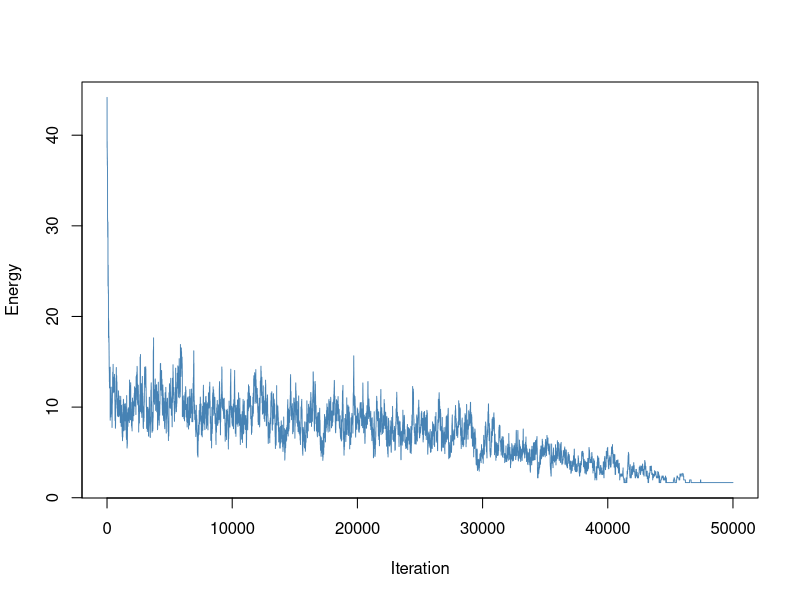

The R source for this figure: (Note: a time limit stopped this script after it produced the figure.)
##----------------------------------------------------------------------
## EVERYTHING YOU NEED TO CHANGE IS IN THIS SECTION OR THE FINAL SECTION

# Number of doctors available
ndoctors <- 10

# Number of nurses
nnurses <- 15

# Number of days in the schedule
ndays <- 7

# Number of staff present for each shift (must have same # of shifts)
# e.g., c(2, 3, 3) has three shifts with 2, 3, 3 people respectively
doctorstaffing <- c(2, 2, 2)
nursestaffing <- c(3, 3, 3)

# Penalties for violating each of six constraints
# Penalty 1: Each instance of three consecutive shifts (including overnight)
# Penalty 2: Each person who does not have two days off AT ALL
# Penalty 3: Each person who does not have two days off IN A ROW
# Penalty 4: Each instance of first shift following last shift on prev day
# Penalty 5: Each instance of working both weekend days (days 1, 2)
# Penalty 6: Weights for the stdev of nurses'/doctors' shifts in the schedule
#            (trying to make everyone work similar amounts)
penalties <- c(100, 100, 0.5, 5, 1, 2)

# Number of iterations (if too small, might not be able to explore enough)
niter <- 50000

# The cooling schedule: what should the temperature be at step i out of n
coolingschedule <- function(i,n)
{
  # If you want greedy optimization, just fix some low temperature
  #return(1e-3)
  
  # Linear cooling schedule from 1 down to 0
  return(1 - (i/(n+1)))
}

## END OF PARAMETER SECTION
##----------------------------------------------------------------------

# (Some things which are calculated automatically)
doctorindices <- c(1,cumsum(doctorstaffing)+1)
nurseindices <- c(1,cumsum(nursestaffing)+1)
nshifts <- length(doctorstaffing)

# Function to calculate the "energy" (total cost of violations)
get_energy <- function(doctorsunwrapped, nursesunwrapped, penalties)
{
  return(get_energy_sub(doctorsunwrapped,penalties)+
           get_energy_sub(nursesunwrapped,penalties))
}

# ...calculates the energy contribution from doctors & nurses separately
get_energy_sub <- function(subsched, penalties)
{
  energy <- 0
  
  # Array to keep track of total number of shifts worked by each worker
  totshift <- rep(0, dim(subsched)[1])
  
  # Go through the schedule worker by worker...
  for (i in 1:dim(subsched)[1])
  {
    # Count number of shifts for that worker
    totshift[i] <- sum(subsched[i,,])
    
    # Look at whether worker works the last shift on the last day
    lastshift <- subsched[i,ndays,nshifts]
    
    # Look at whether worker has the last day off
    prevoff <- all(subsched[i,ndays,] == FALSE)
    
    daysoff <- 0
    twoinarow <- 1
    
    # If worked the very last shift, did you work the shift before as well?
    #  (looking to capture three shifts in a row wrapping around week to week)
    if (lastshift == 1)
    {
      lastshift <- lastshift + subsched[i,ndays,nshifts-1]
    }
    
    # For each day in the schedule...
    for (j in 1:ndays)
    {
      # If you have the day off, count it;
      #  if the previous day was also off, satisfy "two days off in a row"
      if (all(subsched[i,j,] == FALSE))
      {
        daysoff <- daysoff + 1
        if (prevoff)
        {
          twoinarow <- 0
        }
        prevoff <- TRUE
      }
      else # specifically on the second day, if you worked today and yesterday,
      { # that's a penalty (treating first two days as the weekend)
        if (!prevoff && j == 2)
        {
          energy <- energy + penalties[5]
        }
        prevoff <- FALSE
      }
      # Now check for wraparound shift streaks and assess penalties
      if (subsched[i,j,1] == 1)
      {
        lastshift <- lastshift + 1
        if (lastshift > 1)
        {
          energy <- energy + penalties[4]
        }
        if (lastshift > 2)
        {
          energy <- energy + penalties[1]
        }
      }
      else
      {
        lastshift <- 0
      }
      # Once that is done, move through the remaining shifts, assessing penalties
      for (k in 2:nshifts)
      {
        if (subsched[i,j,k] == 1)
        {
          lastshift <- lastshift + 1
          if (lastshift > 2)
          {
            energy <- energy + penalties[1]
          }
        }
        else
        {
          lastshift <- 0
        }
      }
    }
    # After finishing the week, assess penalties related to days off
    energy <- energy + twoinarow * penalties[3] + (daysoff < 2) * penalties[2]
  }
  
  # Penalize energy according to standard deviation among shifts
  energy <- energy + penalties[6] * sd(totshift)
  return(energy)
}

# Initial point: put people into the schedule in numerical order each day
totalspots <- ndays * sum(doctorstaffing)
initialloop <- rep(1:ndoctors, ceiling(totalspots/ndoctors))
doctorschedule <- matrix(initialloop[1:totalspots], nrow = sum(doctorstaffing), ncol = ndays)
totalspots <- ndays * sum(nursestaffing)
initialloop <- rep(1:nnurses, ceiling(totalspots/nnurses))
nurseschedule <- matrix(initialloop[1:totalspots], nrow = sum(nursestaffing), ncol = ndays)

# Fill in the "unwrapped" schedules (separate schedule for each worker)
doctorsunwrapped <- array(0, c(ndoctors,ndays,nshifts))
for (i in 1:ndays)
{
  for (j in 1:nshifts)
  {
    for (k in doctorindices[j]:(doctorindices[j+1]-1))
    {
      doctorsunwrapped[doctorschedule[k,i],i,j] <- 1
    }
  }
}

nursesunwrapped <- array(0, c(nnurses,ndays,nshifts))
for (i in 1:ndays)
{
  for (j in 1:nshifts)
  {
    for (k in nurseindices[j]:(nurseindices[j+1]-1))
    {
      nursesunwrapped[nurseschedule[k,i],i,j] <- 1
    }
  }
}

# Starting energy...
energy <- rep(0,niter)
energy[1] <- get_energy(doctorsunwrapped, nursesunwrapped, penalties)

# Now run the Gibbs sampler.
for (i in 2:niter)
{
  # Current temperature (from our cooling schedule)
  temperature <- coolingschedule(i,niter)
  
  # Flip a coin to switch either a doctor or a nurse shift.
  if (runif(1) < 0.5)
  {
    # Choose a random shift
    prop <- doctorschedule
    posx <- sample(1:sum(doctorstaffing),1)
    posy <- sample(1:ndays,1)
    
    # Calculate which workers are available to swap into that shift and pick one
    available <- 1:ndoctors
    myblock <- min(which(doctorindices>posx))-1
    for (j in doctorindices[myblock]:(doctorindices[myblock+1]-1))
    {
      if (j != posx)
      {
        available <- setdiff(available, doctorschedule[j,posy])
      }
    }
    prop[posx,posy] <- sample(available,1)
    propunwrapped <- doctorsunwrapped
    propunwrapped[doctorschedule[posx,posy],posy,myblock] <- 0
    propunwrapped[prop[posx,posy],posy,myblock] <- 1
    
    # Calculate energy of new configuration
    new_energy <- get_energy(propunwrapped, nursesunwrapped, penalties)
    
    # With the appropriate probability, update state/energy
    if(runif(1) < exp((energy[i-1]-new_energy)/temperature))
    {
      energy[i] <- new_energy
      doctorschedule <- prop
      doctorsunwrapped <- propunwrapped
    }
    else # otherwise, leave things as they stand.
    {
      energy[i] <- energy[i-1]
    }
  }
  else # same as above, but if you are swapping a nurse
  {
    prop <- nurseschedule
    posx <- sample(1:sum(nursestaffing),1)
    posy <- sample(1:ndays,1)
    available <- 1:nnurses
    myblock <- min(which(nurseindices>posx))-1
    for (j in nurseindices[myblock]:(nurseindices[myblock+1]-1))
    {
      if (j != posx)
      {
        available <- setdiff(available, nurseschedule[j,posy])
      }
    }
    prop[posx,posy] <- sample(available,1)
    
    propunwrapped <- nursesunwrapped
    propunwrapped[nurseschedule[posx,posy],posy,myblock] <- 0
    propunwrapped[prop[posx,posy],posy,myblock] <- 1
    
    new_energy <- get_energy(doctorsunwrapped, propunwrapped, penalties)
    
    if(runif(1) < exp((energy[i-1]-new_energy)/temperature))
    {
      energy[i] <- new_energy
      nurseschedule <- prop
      nursesunwrapped <- propunwrapped
    }
    else
    {
      energy[i] <- energy[i-1]
    }
  }
}

##----------------------------------------------------------------------
## EVERYTHING YOU NEED TO CHANGE IS IN THIS SECTION OR THE FIRST SECTION

# Various things you might want to look at:

# Plotting the energy over time
plot(energy, type="l", col="#4682B4", lwd=0.9, xlab="Iteration", ylab="Energy")

# What was the lowest energy? (Is this necessarily the energy of the final state?)
min(energy)

# Check out our final schedule.
#  The columns are days. If there are three shifts of 2 workers,
#  the first 2 rows are shift 1, the next 2 rows are shift 2, etc.
#  Numbers in table correspond to workers. 1, 2, 3, ...
print(doctorschedule)
print(nurseschedule)

# If you want to look at an individual person's schedule,
#  check the "unwrapped" matrices. For example,
#  the shift schedule for doctor 3 is below; rows are days,
#  columns are shifts, 1 = working, 0 not working
print(doctorsunwrapped[3,,])

## END OF FINAL SECTION
##----------------------------------------------------------------------

# Greedy
##----------------------------------------------------------------------
## EVERYTHING YOU NEED TO CHANGE IS IN THIS SECTION OR THE FINAL SECTION

# Number of doctors available
ndoctors <- 10

# Number of nurses
nnurses <- 15

# Number of days in the schedule
ndays <- 7

# Number of staff present for each shift (must have same # of shifts)
# e.g., c(2, 3, 3) has three shifts with 2, 3, 3 people respectively
doctorstaffing <- c(2, 2, 2)
nursestaffing <- c(3, 3, 3)

# Penalties for violating each of six constraints
# Penalty 1: Each instance of three consecutive shifts (including overnight)
# Penalty 2: Each person who does not have two days off AT ALL
# Penalty 3: Each person who does not have two days off IN A ROW
# Penalty 4: Each instance of first shift following last shift on prev day
# Penalty 5: Each instance of working both weekend days (days 1, 2)
# Penalty 6: Weights for the stdev of nurses'/doctors' shifts in the schedule
#            (trying to make everyone work similar amounts)
penalties <- c(100, 100, 0.5, 5, 1, 2)

# Number of iterations (if too small, might not be able to explore enough)
niter <- 50000

# The cooling schedule: what should the temperature be at step i out of n
coolingschedule <- function(i,n)
{
  # If you want greedy optimization, just fix some low temperature
  return(1e-3)
}

## END OF PARAMETER SECTION
##----------------------------------------------------------------------

# (Some things which are calculated automatically)
doctorindices <- c(1,cumsum(doctorstaffing)+1)
nurseindices <- c(1,cumsum(nursestaffing)+1)
nshifts <- length(doctorstaffing)

# Function to calculate the "energy" (total cost of violations)
get_energy <- function(doctorsunwrapped, nursesunwrapped, penalties)
{
  return(get_energy_sub(doctorsunwrapped,penalties)+
           get_energy_sub(nursesunwrapped,penalties))
}

# ...calculates the energy contribution from doctors & nurses separately
get_energy_sub <- function(subsched, penalties)
{
  energy <- 0
  
  # Array to keep track of total number of shifts worked by each worker
  totshift <- rep(0, dim(subsched)[1])
  
  # Go through the schedule worker by worker...
  for (i in 1:dim(subsched)[1])
  {
    # Count number of shifts for that worker
    totshift[i] <- sum(subsched[i,,])
    
    # Look at whether worker works the last shift on the last day
    lastshift <- subsched[i,ndays,nshifts]
    
    # Look at whether worker has the last day off
    prevoff <- all(subsched[i,ndays,] == FALSE)
    
    daysoff <- 0
    twoinarow <- 1
    
    # If worked the very last shift, did you work the shift before as well?
    #  (looking to capture three shifts in a row wrapping around week to week)
    if (lastshift == 1)
    {
      lastshift <- lastshift + subsched[i,ndays,nshifts-1]
    }
    
    # For each day in the schedule...
    for (j in 1:ndays)
    {
      # If you have the day off, count it;
      #  if the previous day was also off, satisfy "two days off in a row"
      if (all(subsched[i,j,] == FALSE))
      {
        daysoff <- daysoff + 1
        if (prevoff)
        {
          twoinarow <- 0
        }
        prevoff <- TRUE
      }
      else # specifically on the second day, if you worked today and yesterday,
      { # that's a penalty (treating first two days as the weekend)
        if (!prevoff && j == 2)
        {
          energy <- energy + penalties[5]
        }
        prevoff <- FALSE
      }
      # Now check for wraparound shift streaks and assess penalties
      if (subsched[i,j,1] == 1)
      {
        lastshift <- lastshift + 1
        if (lastshift > 1)
        {
          energy <- energy + penalties[4]
        }
        if (lastshift > 2)
        {
          energy <- energy + penalties[1]
        }
      }
      else
      {
        lastshift <- 0
      }
      # Once that is done, move through the remaining shifts, assessing penalties
      for (k in 2:nshifts)
      {
        if (subsched[i,j,k] == 1)
        {
          lastshift <- lastshift + 1
          if (lastshift > 2)
          {
            energy <- energy + penalties[1]
          }
        }
        else
        {
          lastshift <- 0
        }
      }
    }
    # After finishing the week, assess penalties related to days off
    energy <- energy + twoinarow * penalties[3] + (daysoff < 2) * penalties[2]
  }
  
  # Penalize energy according to standard deviation among shifts
  energy <- energy + penalties[6] * sd(totshift)
  return(energy)
}

# Initial point: put people into the schedule in numerical order each day
totalspots <- ndays * sum(doctorstaffing)
initialloop <- rep(1:ndoctors, ceiling(totalspots/ndoctors))
doctorschedule <- matrix(initialloop[1:totalspots], nrow = sum(doctorstaffing), ncol = ndays)
totalspots <- ndays * sum(nursestaffing)
initialloop <- rep(1:nnurses, ceiling(totalspots/nnurses))
nurseschedule <- matrix(initialloop[1:totalspots], nrow = sum(nursestaffing), ncol = ndays)

# Fill in the "unwrapped" schedules (separate schedule for each worker)
doctorsunwrapped <- array(0, c(ndoctors,ndays,nshifts))
for (i in 1:ndays)
{
  for (j in 1:nshifts)
  {
    for (k in doctorindices[j]:(doctorindices[j+1]-1))
    {
      doctorsunwrapped[doctorschedule[k,i],i,j] <- 1
    }
  }
}

nursesunwrapped <- array(0, c(nnurses,ndays,nshifts))
for (i in 1:ndays)
{
  for (j in 1:nshifts)
  {
    for (k in nurseindices[j]:(nurseindices[j+1]-1))
    {
      nursesunwrapped[nurseschedule[k,i],i,j] <- 1
    }
  }
}

# Starting energy...
energy <- rep(0,niter)
energy[1] <- get_energy(doctorsunwrapped, nursesunwrapped, penalties)

# Now run the Gibbs sampler.
for (i in 2:niter)
{
  # Current temperature (from our cooling schedule)
  temperature <- coolingschedule(i,niter)
  
  # Flip a coin to switch either a doctor or a nurse shift.
  if (runif(1) < 0.5)
  {
    # Choose a random shift
    prop <- doctorschedule
    posx <- sample(1:sum(doctorstaffing),1)
    posy <- sample(1:ndays,1)
    
    # Calculate which workers are available to swap into that shift and pick one
    available <- 1:ndoctors
    myblock <- min(which(doctorindices>posx))-1
    for (j in doctorindices[myblock]:(doctorindices[myblock+1]-1))
    {
      if (j != posx)
      {
        available <- setdiff(available, doctorschedule[j,posy])
      }
    }
    prop[posx,posy] <- sample(available,1)
    propunwrapped <- doctorsunwrapped
    propunwrapped[doctorschedule[posx,posy],posy,myblock] <- 0
    propunwrapped[prop[posx,posy],posy,myblock] <- 1
    
    # Calculate energy of new configuration
    new_energy <- get_energy(propunwrapped, nursesunwrapped, penalties)
    
    # With the appropriate probability, update state/energy
    if(runif(1) < exp((energy[i-1]-new_energy)/temperature))
    {
      energy[i] <- new_energy
      doctorschedule <- prop
      doctorsunwrapped <- propunwrapped
    }
    else # otherwise, leave things as they stand.
    {
      energy[i] <- energy[i-1]
    }
  }
  else # same as above, but if you are swapping a nurse
  {
    prop <- nurseschedule
    posx <- sample(1:sum(nursestaffing),1)
    posy <- sample(1:ndays,1)
    available <- 1:nnurses
    myblock <- min(which(nurseindices>posx))-1
    for (j in nurseindices[myblock]:(nurseindices[myblock+1]-1))
    {
      if (j != posx)
      {
        available <- setdiff(available, nurseschedule[j,posy])
      }
    }
    prop[posx,posy] <- sample(available,1)
    
    propunwrapped <- nursesunwrapped
    propunwrapped[nurseschedule[posx,posy],posy,myblock] <- 0
    propunwrapped[prop[posx,posy],posy,myblock] <- 1
    
    new_energy <- get_energy(doctorsunwrapped, propunwrapped, penalties)
    
    if(runif(1) < exp((energy[i-1]-new_energy)/temperature))
    {
      energy[i] <- new_energy
      nurseschedule <- prop
      nursesunwrapped <- propunwrapped
    }
    else
    {
      energy[i] <- energy[i-1]
    }
  }
}

##----------------------------------------------------------------------
## EVERYTHING YOU NEED TO CHANGE IS IN THIS SECTION OR THE FIRST SECTION

# Various things you might want to look at:
# Plotting the energy over time
lines(energy, type = "l", col = "#FFA500", lwd = 0.9, xlab = "Iteration", ylab = "Energy")

# What was the lowest energy? (Is this necessarily the energy of the final state?)
min(energy)

# Check out our final schedule.
#  The columns are days. If there are three shifts of 2 workers,
#  the first 2 rows are shift 1, the next 2 rows are shift 2, etc.
#  Numbers in table correspond to workers. 1, 2, 3, ...
print(doctorschedule)
print(nurseschedule)

# If you want to look at an individual person's schedule,
#  check the "unwrapped" matrices. For example,
#  the shift schedule for doctor 3 is below; rows are days,
#  columns are shifts, 1 = working, 0 not working
print(doctorsunwrapped[3,,])

## END OF FINAL SECTION
##----------------------------------------------------------------------


#Log

##----------------------------------------------------------------------
## EVERYTHING YOU NEED TO CHANGE IS IN THIS SECTION OR THE FINAL SECTION

# Number of doctors available
ndoctors <- 10

# Number of nurses
nnurses <- 15

# Number of days in the schedule
ndays <- 7

# Number of staff present for each shift (must have same # of shifts)
# e.g., c(2, 3, 3) has three shifts with 2, 3, 3 people respectively
doctorstaffing <- c(2, 2, 2)
nursestaffing <- c(3, 3, 3)

# Penalties for violating each of six constraints
# Penalty 1: Each instance of three consecutive shifts (including overnight)
# Penalty 2: Each person who does not have two days off AT ALL
# Penalty 3: Each person who does not have two days off IN A ROW
# Penalty 4: Each instance of first shift following last shift on prev day
# Penalty 5: Each instance of working both weekend days (days 1, 2)
# Penalty 6: Weights for the stdev of nurses'/doctors' shifts in the schedule
#            (trying to make everyone work similar amounts)
penalties <- c(100, 100, 0.5, 5, 1, 2)

# Number of iterations (if too small, might not be able to explore enough)
niter <- 50000

# The cooling schedule: what should the temperature be at step i out of n
coolingschedule <- function(i,n)
{
  # Log cooling schedule
  return(0.02/log(1+(i+1)/n))
}

## END OF PARAMETER SECTION
##----------------------------------------------------------------------

# (Some things which are calculated automatically)
doctorindices <- c(1,cumsum(doctorstaffing)+1)
nurseindices <- c(1,cumsum(nursestaffing)+1)
nshifts <- length(doctorstaffing)

# Function to calculate the "energy" (total cost of violations)
get_energy <- function(doctorsunwrapped, nursesunwrapped, penalties)
{
  return(get_energy_sub(doctorsunwrapped,penalties)+
           get_energy_sub(nursesunwrapped,penalties))
}

# ...calculates the energy contribution from doctors & nurses separately
get_energy_sub <- function(subsched, penalties)
{
  energy <- 0
  
  # Array to keep track of total number of shifts worked by each worker
  totshift <- rep(0, dim(subsched)[1])
  
  # Go through the schedule worker by worker...
  for (i in 1:dim(subsched)[1])
  {
    # Count number of shifts for that worker
    totshift[i] <- sum(subsched[i,,])
    
    # Look at whether worker works the last shift on the last day
    lastshift <- subsched[i,ndays,nshifts]
    
    # Look at whether worker has the last day off
    prevoff <- all(subsched[i,ndays,] == FALSE)
    
    daysoff <- 0
    twoinarow <- 1
    
    # If worked the very last shift, did you work the shift before as well?
    #  (looking to capture three shifts in a row wrapping around week to week)
    if (lastshift == 1)
    {
      lastshift <- lastshift + subsched[i,ndays,nshifts-1]
    }
    
    # For each day in the schedule...
    for (j in 1:ndays)
    {
      # If you have the day off, count it;
      #  if the previous day was also off, satisfy "two days off in a row"
      if (all(subsched[i,j,] == FALSE))
      {
        daysoff <- daysoff + 1
        if (prevoff)
        {
          twoinarow <- 0
        }
        prevoff <- TRUE
      }
      else # specifically on the second day, if you worked today and yesterday,
      { # that's a penalty (treating first two days as the weekend)
        if (!prevoff && j == 2)
        {
          energy <- energy + penalties[5]
        }
        prevoff <- FALSE
      }
      # Now check for wraparound shift streaks and assess penalties
      if (subsched[i,j,1] == 1)
      {
        lastshift <- lastshift + 1
        if (lastshift > 1)
        {
          energy <- energy + penalties[4]
        }
        if (lastshift > 2)
        {
          energy <- energy + penalties[1]
        }
      }
      else
      {
        lastshift <- 0
      }
      # Once that is done, move through the remaining shifts, assessing penalties
      for (k in 2:nshifts)
      {
        if (subsched[i,j,k] == 1)
        {
          lastshift <- lastshift + 1
          if (lastshift > 2)
          {
            energy <- energy + penalties[1]
          }
        }
        else
        {
          lastshift <- 0
        }
      }
    }
    # After finishing the week, assess penalties related to days off
    energy <- energy + twoinarow * penalties[3] + (daysoff < 2) * penalties[2]
  }
  
  # Penalize energy according to standard deviation among shifts
  energy <- energy + penalties[6] * sd(totshift)
  return(energy)
}

# Initial point: put people into the schedule in numerical order each day
totalspots <- ndays * sum(doctorstaffing)
initialloop <- rep(1:ndoctors, ceiling(totalspots/ndoctors))
doctorschedule <- matrix(initialloop[1:totalspots], nrow = sum(doctorstaffing), ncol = ndays)
totalspots <- ndays * sum(nursestaffing)
initialloop <- rep(1:nnurses, ceiling(totalspots/nnurses))
nurseschedule <- matrix(initialloop[1:totalspots], nrow = sum(nursestaffing), ncol = ndays)

# Fill in the "unwrapped" schedules (separate schedule for each worker)
doctorsunwrapped <- array(0, c(ndoctors,ndays,nshifts))
for (i in 1:ndays)
{
  for (j in 1:nshifts)
  {
    for (k in doctorindices[j]:(doctorindices[j+1]-1))
    {
      doctorsunwrapped[doctorschedule[k,i],i,j] <- 1
    }
  }
}

nursesunwrapped <- array(0, c(nnurses,ndays,nshifts))
for (i in 1:ndays)
{
  for (j in 1:nshifts)
  {
    for (k in nurseindices[j]:(nurseindices[j+1]-1))
    {
      nursesunwrapped[nurseschedule[k,i],i,j] <- 1
    }
  }
}

# Starting energy...
energy <- rep(0,niter)
energy[1] <- get_energy(doctorsunwrapped, nursesunwrapped, penalties)

# Now run the Gibbs sampler.
for (i in 2:niter)
{
  # Current temperature (from our cooling schedule)
  temperature <- coolingschedule(i,niter)
  
  # Flip a coin to switch either a doctor or a nurse shift.
  if (runif(1) < 0.5)
  {
    # Choose a random shift
    prop <- doctorschedule
    posx <- sample(1:sum(doctorstaffing),1)
    posy <- sample(1:ndays,1)
    
    # Calculate which workers are available to swap into that shift and pick one
    available <- 1:ndoctors
    myblock <- min(which(doctorindices>posx))-1
    for (j in doctorindices[myblock]:(doctorindices[myblock+1]-1))
    {
      if (j != posx)
      {
        available <- setdiff(available, doctorschedule[j,posy])
      }
    }
    prop[posx,posy] <- sample(available,1)
    propunwrapped <- doctorsunwrapped
    propunwrapped[doctorschedule[posx,posy],posy,myblock] <- 0
    propunwrapped[prop[posx,posy],posy,myblock] <- 1
    
    # Calculate energy of new configuration
    new_energy <- get_energy(propunwrapped, nursesunwrapped, penalties)
    
    # With the appropriate probability, update state/energy
    if(runif(1) < exp((energy[i-1]-new_energy)/temperature))
    {
      energy[i] <- new_energy
      doctorschedule <- prop
      doctorsunwrapped <- propunwrapped
    }
    else # otherwise, leave things as they stand.
    {
      energy[i] <- energy[i-1]
    }
  }
  else # same as above, but if you are swapping a nurse
  {
    prop <- nurseschedule
    posx <- sample(1:sum(nursestaffing),1)
    posy <- sample(1:ndays,1)
    available <- 1:nnurses
    myblock <- min(which(nurseindices>posx))-1
    for (j in nurseindices[myblock]:(nurseindices[myblock+1]-1))
    {
      if (j != posx)
      {
        available <- setdiff(available, nurseschedule[j,posy])
      }
    }
    prop[posx,posy] <- sample(available,1)
    
    propunwrapped <- nursesunwrapped
    propunwrapped[nurseschedule[posx,posy],posy,myblock] <- 0
    propunwrapped[prop[posx,posy],posy,myblock] <- 1
    
    new_energy <- get_energy(doctorsunwrapped, propunwrapped, penalties)
    
    if(runif(1) < exp((energy[i-1]-new_energy)/temperature))
    {
      energy[i] <- new_energy
      nurseschedule <- prop
      nursesunwrapped <- propunwrapped
    }
    else
    {
      energy[i] <- energy[i-1]
    }
  }
}

##----------------------------------------------------------------------
## EVERYTHING YOU NEED TO CHANGE IS IN THIS SECTION OR THE FIRST SECTION

# Various things you might want to look at:

# Plotting the energy over time
# Add the second line with a red dashed line
lines(energy, type="l", col="#006400", lwd=0.9, lty=1)  #

# What was the lowest energy? (Is this necessarily the energy of the final state?)
min(energy)

# Check out our final schedule.
#  The columns are days. If there are three shifts of 2 workers,
#  the first 2 rows are shift 1, the next 2 rows are shift 2, etc.
#  Numbers in table correspond to workers. 1, 2, 3, ...
print(doctorschedule)
print(nurseschedule)

# If you want to look at an individual person's schedule,
#  check the "unwrapped" matrices. For example,
#  the shift schedule for doctor 3 is below; rows are days,
#  columns are shifts, 1 = working, 0 not working
print(doctorsunwrapped[3,,])

## END OF FINAL SECTION
##----------------------------------------------------------------------


# Exponential
##----------------------------------------------------------------------
## EVERYTHING YOU NEED TO CHANGE IS IN THIS SECTION OR THE FINAL SECTION

# Number of doctors available
ndoctors <- 7

# Number of nurses
nnurses <- 10

# Number of days in the schedule
ndays <- 7

# Number of staff present for each shift (must have same # of shifts)
# e.g., c(2, 3, 3) has three shifts with 2, 3, 3 people respectively
doctorstaffing <- c(2, 2, 2)
nursestaffing <- c(3, 3, 3)

# Penalties for violating each of six constraints
penalties <- c(100, 100, 0.5, 5, 1, 2)

# Number of iterations
niter <- 50000

# Exponential cooling schedule
coolingschedule <- function(i, n) {
  T0 <- 1 # Initial temperature
  alpha <- 5 / n # Decay rate (adjust this as needed for your application)
  return(T0 * exp(-alpha * i))
}

## END OF PARAMETER SECTION
##----------------------------------------------------------------------

# Calculate indices for doctors and nurses
doctorindices <- c(1, cumsum(doctorstaffing) + 1)
nurseindices <- c(1, cumsum(nursestaffing) + 1)
nshifts <- length(doctorstaffing)

# Function to calculate the "energy" (total cost of violations)
get_energy <- function(doctorsunwrapped, nursesunwrapped, penalties) {
  return(get_energy_sub(doctorsunwrapped, penalties) +
           get_energy_sub(nursesunwrapped, penalties))
}

# Energy calculation for doctors and nurses
get_energy_sub <- function(subsched, penalties) {
  energy <- 0
  totshift <- rep(0, dim(subsched)[1])
  for (i in 1:dim(subsched)[1]) {
    totshift[i] <- sum(subsched[i, , ])
    lastshift <- subsched[i, ndays, nshifts]
    prevoff <- all(subsched[i, ndays, ] == FALSE)
    daysoff <- 0
    twoinarow <- 1
    if (lastshift == 1) {
      lastshift <- lastshift + subsched[i, ndays, nshifts - 1]
    }
    for (j in 1:ndays) {
      if (all(subsched[i, j, ] == FALSE)) {
        daysoff <- daysoff + 1
        if (prevoff) {
          twoinarow <- 0
        }
        prevoff <- TRUE
      } else {
        if (!prevoff && j == 2) {
          energy <- energy + penalties[5]
        }
        prevoff <- FALSE
      }
      if (subsched[i, j, 1] == 1) {
        lastshift <- lastshift + 1
        if (lastshift > 1) {
          energy <- energy + penalties[4]
        }
        if (lastshift > 2) {
          energy <- energy + penalties[1]
        }
      } else {
        lastshift <- 0
      }
      for (k in 2:nshifts) {
        if (subsched[i, j, k] == 1) {
          lastshift <- lastshift + 1
          if (lastshift > 2) {
            energy <- energy + penalties[1]
          }
        } else {
          lastshift <- 0
        }
      }
    }
    energy <- energy + twoinarow * penalties[3] + (daysoff < 2) * penalties[2]
  }
  energy <- energy + penalties[6] * sd(totshift)
  return(energy)
}

# Initial schedules
totalspots <- ndays * sum(doctorstaffing)
initialloop <- rep(1:ndoctors, ceiling(totalspots / ndoctors))
doctorschedule <- matrix(initialloop[1:totalspots], nrow = sum(doctorstaffing), ncol = ndays)
totalspots <- ndays * sum(nursestaffing)
initialloop <- rep(1:nnurses, ceiling(totalspots / nnurses))
nurseschedule <- matrix(initialloop[1:totalspots], nrow = sum(nursestaffing), ncol = ndays)

# Unwrapped schedules for each worker
doctorsunwrapped <- array(0, c(ndoctors, ndays, nshifts))
for (i in 1:ndays) {
  for (j in 1:nshifts) {
    for (k in doctorindices[j]:(doctorindices[j + 1] - 1)) {
      doctorsunwrapped[doctorschedule[k, i], i, j] <- 1
    }
  }
}

nursesunwrapped <- array(0, c(nnurses, ndays, nshifts))
for (i in 1:ndays) {
  for (j in 1:nshifts) {
    for (k in nurseindices[j]:(nurseindices[j + 1] - 1)) {
      nursesunwrapped[nurseschedule[k, i], i, j] <- 1
    }
  }
}

# Starting energy
energy <- rep(0, niter)
energy[1] <- get_energy(doctorsunwrapped, nursesunwrapped, penalties)

# Gibbs sampler with exponential cooling schedule
for (i in 2:niter) {
  temperature <- coolingschedule(i, niter)
  
  if (runif(1) < 0.5) {
    prop <- doctorschedule
    posx <- sample(1:sum(doctorstaffing), 1)
    posy <- sample(1:ndays, 1)
    available <- 1:ndoctors
    myblock <- min(which(doctorindices > posx)) - 1
    for (j in doctorindices[myblock]:(doctorindices[myblock + 1] - 1)) {
      if (j != posx) {
        available <- setdiff(available, doctorschedule[j, posy])
      }
    }
    prop[posx, posy] <- sample(available, 1)
    propunwrapped <- doctorsunwrapped
    propunwrapped[doctorschedule[posx, posy], posy, myblock] <- 0
    propunwrapped[prop[posx, posy], posy, myblock] <- 1
    new_energy <- get_energy(propunwrapped, nursesunwrapped, penalties)
    if (runif(1) < exp((energy[i - 1] - new_energy) / temperature)) {
      energy[i] <- new_energy
      doctorschedule <- prop
      doctorsunwrapped <- propunwrapped
    } else {
      energy[i] <- energy[i - 1]
    }
  } else {
    prop <- nurseschedule
    posx <- sample(1:sum(nursestaffing), 1)
    posy <- sample(1:ndays, 1)
    available <- 1:nnurses
    myblock <- min(which(nurseindices > posx)) - 1
    for (j in nurseindices[myblock]:(nurseindices[myblock + 1] - 1)) {
      if (j != posx) {
        available <- setdiff(available, nurseschedule[j, posy])
      }
    }
    prop[posx, posy] <- sample(available, 1)
    propunwrapped <- nursesunwrapped
    propunwrapped[nurseschedule[posx, posy], posy, myblock] <- 0
    propunwrapped[prop[posx, posy], posy, myblock] <- 1
    new_energy <- get_energy(doctorsunwrapped, propunwrapped, penalties)
    if (runif(1) < exp((energy[i - 1] - new_energy) / temperature)) {
      energy[i] <- new_energy
      nurseschedule <- prop
      nursesunwrapped <- propunwrapped
    } else {
      energy[i] <- energy[i - 1]
    }
  }
}

##----------------------------------------------------------------------
## EVERYTHING YOU NEED TO CHANGE IS IN THIS SECTION OR THE FIRST SECTION

# Lowest energy achieved
cat("Lowest Energy:", min(energy), "\n")

# Final schedules for doctors and nurses
print("Final Doctors Schedule:")
print(doctorschedule)
print("Final Nurses Schedule:")
print(nurseschedule)

# Example: Doctor 3's unwrapped schedule
print("Doctor 3's Schedule:")
print(doctorsunwrapped[3, , ])

## END OF FINAL SECTION
##----------------------------------------------------------------------

# Plotting the energy over time
lines(energy, type = "l", col = "#B22222", lwd = 0.75)

# Lowest energy achieved
min_energy <- min(energy)
cat("Lowest energy:", min_energy, "\n")

## END OF PROGRAM


# Add custom legend
legend("topright", 
       legend = c("Linear", "Greedy", "Log", "Exponential"),  # New legend text
       col = c("#4682B4", "#FFA500", "#006400","#B22222"),                # Colors of the lines
       lty = c(1, 1),                          # Line types for each
       lwd = c(2, 2),                          # Line widths for each
       box.lwd = 0.5)                          # Border line width around the legend

title(main = "Energy vs. Time")
